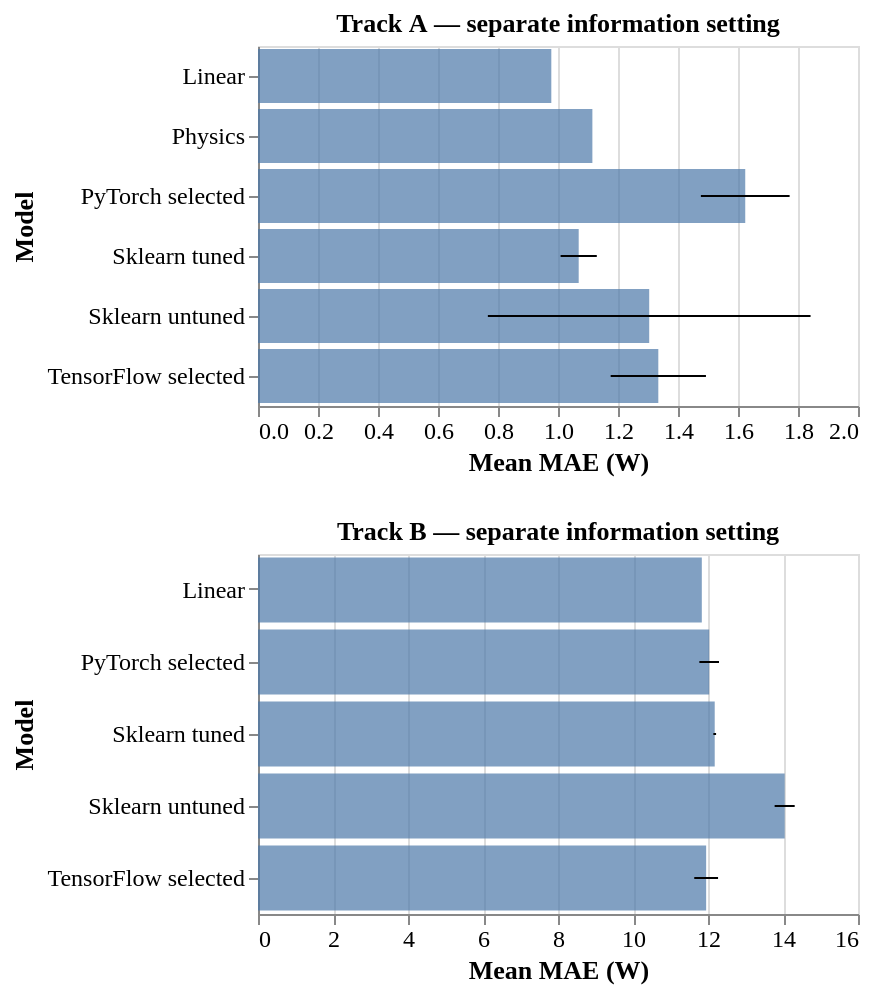

The specification (Vega-Lite) saved for this image:
### Vega-Lite specification from a JSON file in a GitHub repository (floating-point values rounded to 4 significant figures)
{"config": {"view": {"continuousWidth": 300, "continuousHeight": 300}, "axis": {"labelFontSize": 12, "titleFontSize": 13}, "font": "Times New Roman", "legend": {"labelFontSize": 12, "titleFontSize": 13}}, "vconcat": [{"layer": [{"mark": {"type": "bar", "opacity": 0.7}, "encoding": {"tooltip": [{"field": "model", "type": "nominal"}, {"field": "MAE_mean", "format": ".3f", "type": "quantitative"}, {"field": "MAE_std", "format": ".3f", "type": "quantitative"}], "x": {"field": "MAE_mean", "scale": {"zero": true}, "title": "Mean MAE (W)", "type": "quantitative"}, "y": {"field": "model", "sort": "ascending", "title": "Model", "type": "nominal"}}}, {"mark": {"type": "rule"}, "encoding": {"x": {"field": "low", "type": "quantitative"}, "x2": {"field": "high"}, "y": {"field": "model", "sort": "ascending", "title": "Model", "type": "nominal"}}}], "data": {"name": "data-375d3b38079ab4f79a6f3eeb7a5fde95"}, "height": 180, "title": "Track A — separate information setting"}, {"layer": [{"mark": {"type": "bar", "opacity": 0.7}, "encoding": {"tooltip": [{"field": "model", "type": "nominal"}, {"field": "MAE_mean", "format": ".3f", "type": "quantitative"}, {"field": "MAE_std", "format": ".3f", "type": "quantitative"}], "x": {"field": "MAE_mean", "scale": {"zero": true}, "title": "Mean MAE (W)", "type": "quantitative"}, "y": {"field": "model", "sort": "ascending", "title": "Model", "type": "nominal"}}}, {"mark": {"type": "rule"}, "encoding": {"x": {"field": "low", "type": "quantitative"}, "x2": {"field": "high"}, "y": {"field": "model", "sort": "ascending", "title": "Model", "type": "nominal"}}}], "data": {"name": "data-ff16a358e2aa564706e947ea811806e0"}, "height": 180, "title": "Track B — separate information setting"}], "resolve": {"scale": {"x": "independent"}}, "$schema": "https://vega.github.io/schema/vega-lite/v6.4.1.json", "datasets": {"data-375d3b38079ab4f79a6f3eeb7a5fde95": [{"track": "A", "model": "Linear", "source_framework": "Both", "source_run": "C:\\Users\\user\\Documents\\fisayo\\solar-power-prediction-python\\results\\research_20_days\\tensorflow_s2; C:\\Users\\user\\Documents\\fisayo\\solar-power-prediction-python\\results\\research_20_days\\pytorch_selected", "MAE_mean": 0.9777, "MAE_std": 0.0, "RMSE_mean": 1.235, "RMSE_std": 0.0, "MAPE_mean": 0.3767, "MAPE_std": 0.0, "R2_mean": 0.998, "R2_std": 0.0, "comparison_note": "Protocol and reference data checks match; numerical differences remain possible.", "low": 0.9777, "high": 0.9777}, {"track": "A", "model": "Physics", "source_framework": "Both", "source_run": "C:\\Users\\user\\Documents\\fisayo\\solar-power-prediction-python\\results\\research_20_days\\tensorflow_s2; C:\\Users\\user\\Documents\\fisayo\\solar-power-prediction-python\\results\\research_20_days\\pytorch_selected", "MAE_mean": 1.115, "MAE_std": 0.0, "RMSE_mean": 1.254, "RMSE_std": 0.0, "MAPE_mean": 0.4245, "MAPE_std": 0.0, "R2_mean": 0.9979, "R2_std": 0.0, "comparison_note": "Protocol and reference data checks match; numerical differences remain possible.", "low": 1.115, "high": 1.115}, {"track": "A", "model": "PyTorch selected", "source_framework": "PyTorch", "source_run": "C:\\Users\\user\\Documents\\fisayo\\solar-power-prediction-python\\results\\research_20_days\\pytorch_selected", "MAE_mean": 1.624, "MAE_std": 0.1479, "RMSE_mean": 2.405, "RMSE_std": 0.1451, "MAPE_mean": 0.6219, "MAPE_std": 0.06186, "R2_mean": 0.9922, "R2_std": 0.0009458, "comparison_note": "Protocol and reference data checks match; numerical differences remain possible.", "low": 1.476, "high": 1.772}, {"track": "A", "model": "Sklearn tuned", "source_framework": "Both", "source_run": "C:\\Users\\user\\Documents\\fisayo\\solar-power-prediction-python\\results\\research_20_days\\tensorflow_s2; C:\\Users\\user\\Documents\\fisayo\\solar-power-prediction-python\\results\\research_20_days\\pytorch_selected", "MAE_mean": 1.069, "MAE_std": 0.06034, "RMSE_mean": 1.393, "RMSE_std": 0.08944, "MAPE_mean": 0.4131, "MAPE_std": 0.02566, "R2_mean": 0.9974, "R2_std": 0.0003284, "comparison_note": "Protocol and reference data checks match; numerical differences remain possible.", "low": 1.009, "high": 1.129}, {"track": "A", "model": "Sklearn untuned", "source_framework": "Both", "source_run": "C:\\Users\\user\\Documents\\fisayo\\solar-power-prediction-python\\results\\research_20_days\\tensorflow_s2; C:\\Users\\user\\Documents\\fisayo\\solar-power-prediction-python\\results\\research_20_days\\pytorch_selected", "MAE_mean": 1.304, "MAE_std": 0.5378, "RMSE_mean": 3.58, "RMSE_std": 3.118, "MAPE_mean": 0.5055, "MAPE_std": 0.2144, "R2_mean": 0.9699, "R2_std": 0.03883, "comparison_note": "Protocol and reference data checks match; numerical differences remain possible.", "low": 0.7662, "high": 1.842}, {"track": "A", "model": "TensorFlow selected", "source_framework": "TensorFlow", "source_run": "C:\\Users\\user\\Documents\\fisayo\\solar-power-prediction-python\\results\\research_20_days\\tensorflow_s2", "MAE_mean": 1.334, "MAE_std": 0.1588, "RMSE_mean": 1.863, "RMSE_std": 0.2968, "MAPE_mean": 0.5147, "MAPE_std": 0.05925, "R2_mean": 0.9952, "R2_std": 0.001544, "comparison_note": "Protocol and reference data checks match; numerical differences remain possible.", "low": 1.176, "high": 1.493}], "data-ff16a358e2aa564706e947ea811806e0": [{"track": "B", "model": "Linear", "source_framework": "Both", "source_run": "C:\\Users\\user\\Documents\\fisayo\\solar-power-prediction-python\\results\\research_20_days\\tensorflow_s2; C:\\Users\\user\\Documents\\fisayo\\solar-power-prediction-python\\results\\research_20_days\\pytorch_selected", "MAE_mean": 11.83, "MAE_std": 0.0, "RMSE_mean": 14.93, "RMSE_std": 1.776e-15, "MAPE_mean": 4.724, "MAPE_std": 0.0, "R2_mean": 0.7023, "R2_std": 1.11e-16, "comparison_note": "Protocol and reference data checks match; numerical differences remain possible.", "low": 11.83, "high": 11.83}, {"track": "B", "model": "PyTorch selected", "source_framework": "PyTorch", "source_run": "C:\\Users\\user\\Documents\\fisayo\\solar-power-prediction-python\\results\\research_20_days\\pytorch_selected", "MAE_mean": 12.03, "MAE_std": 0.262, "RMSE_mean": 15.03, "RMSE_std": 0.2455, "MAPE_mean": 4.806, "MAPE_std": 0.09663, "R2_mean": 0.6983, "R2_std": 0.009804, "comparison_note": "Protocol and reference data checks match; numerical differences remain possible.", "low": 11.77, "high": 12.29}, {"track": "B", "model": "Sklearn tuned", "source_framework": "Both", "source_run": "C:\\Users\\user\\Documents\\fisayo\\solar-power-prediction-python\\results\\research_20_days\\tensorflow_s2; C:\\Users\\user\\Documents\\fisayo\\solar-power-prediction-python\\results\\research_20_days\\pytorch_selected", "MAE_mean": 12.18, "MAE_std": 0.03656, "RMSE_mean": 15.63, "RMSE_std": 0.2778, "MAPE_mean": 4.865, "MAPE_std": 0.0123, "R2_mean": 0.6734, "R2_std": 0.01165, "comparison_note": "Protocol and reference data checks match; numerical differences remain possible.", "low": 12.14, "high": 12.22}, {"track": "B", "model": "Sklearn untuned", "source_framework": "Both", "source_run": "C:\\Users\\user\\Documents\\fisayo\\solar-power-prediction-python\\results\\research_20_days\\tensorflow_s2; C:\\Users\\user\\Documents\\fisayo\\solar-power-prediction-python\\results\\research_20_days\\pytorch_selected", "MAE_mean": 14.04, "MAE_std": 0.2674, "RMSE_mean": 18.89, "RMSE_std": 1.219, "MAPE_mean": 5.584, "MAPE_std": 0.1359, "R2_mean": 0.5213, "R2_std": 0.06253, "comparison_note": "Protocol and reference data checks match; numerical differences remain possible.", "low": 13.78, "high": 14.31}, {"track": "B", "model": "TensorFlow selected", "source_framework": "TensorFlow", "source_run": "C:\\Users\\user\\Documents\\fisayo\\solar-power-prediction-python\\results\\research_20_days\\tensorflow_s2", "MAE_mean": 11.95, "MAE_std": 0.3172, "RMSE_mean": 14.99, "RMSE_std": 0.3718, "MAPE_mean": 4.761, "MAPE_std": 0.1066, "R2_mean": 0.6997, "R2_std": 0.01482, "comparison_note": "Protocol and reference data checks match; numerical differences remain possible.", "low": 11.63, "high": 12.27}]}}
